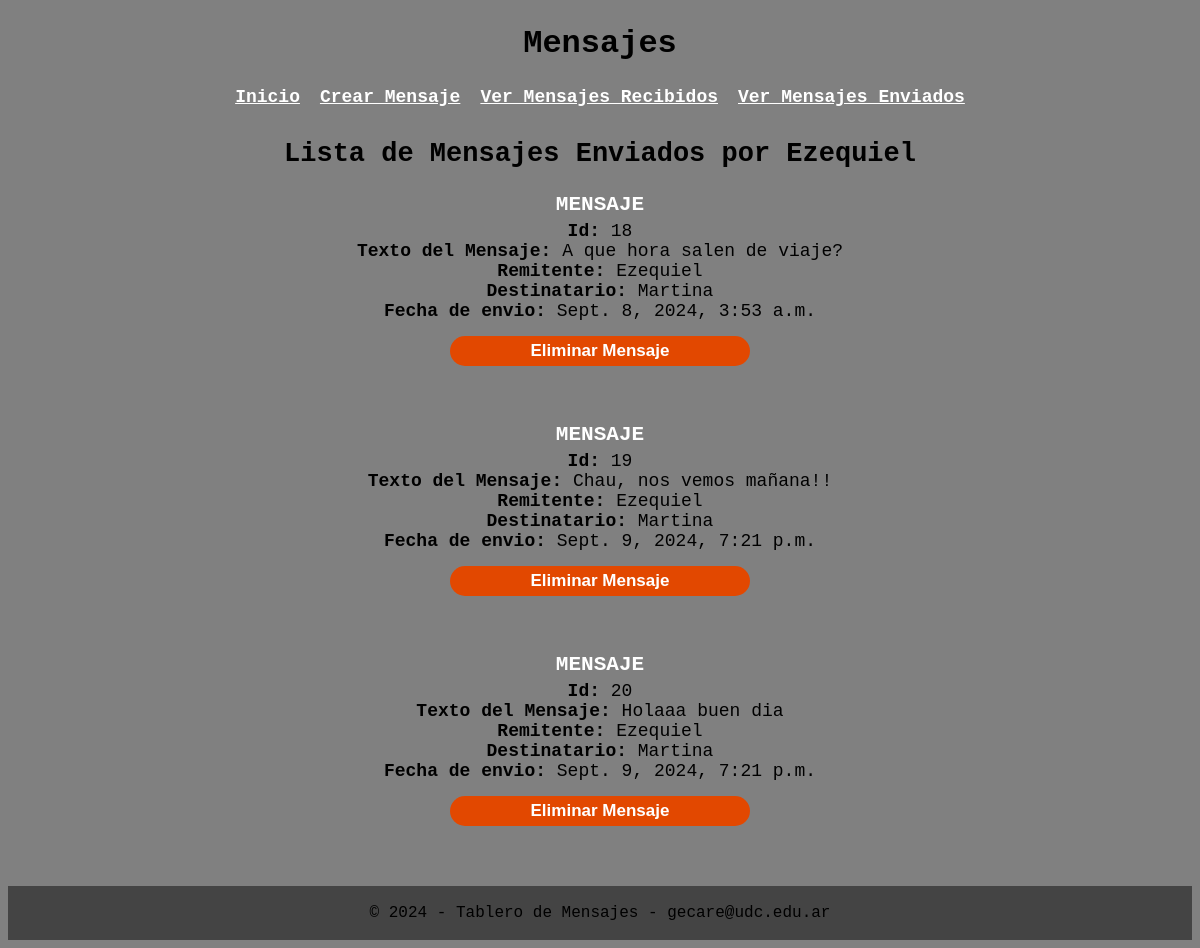
/mensajesEnviados, run on the app's committed database.
### mensajes/models.py (models this page shows, shortened)
class Mensaje(models.Model):
    texto_del_mensaje = models.TextField()
    remitente = models.CharField(max_length=25)
    destinatario = models.CharField(max_length=25)
    fecha_del_envio = models.DateTimeField(auto_now_add=True)

### mensajes/views.py (the view)
# urls.py: path('mensajesEnviados', ver_mensajes_enviados, name='ver_mensajes_enviados'),
def ver_mensajes_enviados(request):
    remitente_buscado = 'Ezequiel'
    mensajes_enviados = Mensaje.objects.filter(remitente=remitente_buscado) # Lista de mensajes
    url = 'http://localhost:8000/eliminar_mensaje' # Url de la vista a mostrar cuando se envie el formulario.
    contexto = {
        'mensajes': mensajes_enviados,
        'remitente': remitente_buscado,
        'url': url
    }
    return render(request, 'verMensajes.html', contexto)

### mensajes/templates/verMensajes.html (shortened to what this page needs)
{% extends "base.html" %}
{% block header %}
    <h1>Mensajes</h1>
{% endblock %}
{% block content %}
    <ol class="lista-mensajes">
        {% if remitente %}
            <h2> Lista de Mensajes Enviados por {{ remitente }}</h2>
            {% for mensaje in mensajes %}
                <li style="margin-top: 15px;">
                    <h3 style="margin-bottom: 5px; text-align: center; color: #FFF;">MENSAJE</h3>
                    <b>Id: </b>{{ mensaje.id }} <br>
                    <b>Texto del Mensaje: </b>{{ mensaje.texto_del_mensaje }} <br>
                    <b>Remitente: </b>{{ mensaje.remitente }} <br>
                    <b>Destinatario: </b>{{ mensaje.destinatario }} <br>
                    <b>Fecha de envio: </b>{{ mensaje.fecha_del_envio }}
                    <form method="post" action="{{url}}">
                        <button class="boton-crear-mensaje" type="submit" style="margin: 15px;">Eliminar Mensaje</button>
                    </form>
                </li> <br>
            {% endfor %}
        {% else %}
            <p>No hay mensajes para mostrar.</p>
        {% endif %}
    </ol>
{% endblock %}

### mensajes/static/mensajes/styles.css (style rules this page uses)
body { text-align: center; background-color: grey; font-family: 'Courier New', Courier, monospace; }
h1 { margin-top: 25px; margin-bottom: 25px; }
.boton-crear-mensaje { color: #FFF; font-weight: bold; width: 300px; height: 30px; border-radius: 15px; border: none; text-align: center; font-size: 17px; cursor: pointer; background-color: #e24800; margin-bottom: 15px; }
.lista-mensajes { list-style-type: none; padding: 0; margin: 0; font-size: large; font-weight: 400; }

### data on the page
Mensaje: id "18", texto_del_mensaje "A que hora salen de viaje?", remitente "Ezequiel", destinatario "Martina", fecha_del_envio "Sept. 8, 2024, 3:53 a.m."
Mensaje: id "19", texto_del_mensaje "Chau, nos vemos mañana!!", remitente "Ezequiel", destinatario "Martina", fecha_del_envio "Sept. 9, 2024, 7:21 p.m."
Mensaje: id "20", texto_del_mensaje "Holaaa buen dia", remitente "Ezequiel", destinatario "Martina", fecha_del_envio "Sept. 9, 2024, 7:21 p.m."

### other printed values
{{ remitente }} "Ezequiel"
